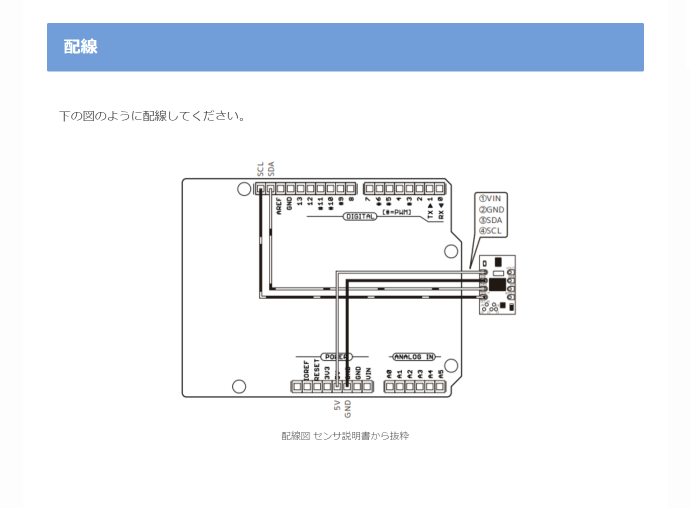
#> input picture cansat sensor/BNO055/スクリーンショット (276).png, 1379 x 1015 px (shown at 1/2 size)
$ python -i mdlreddetect.py   (imports and definitions only)
#> lines starting #> are read from the running program, lines starting #| are printed output that depends on the picture; after the words box and inside, x2 and y2 are one past the last pixel; in counts of white or black regions, pixels touching at a corner belong together
#> further down, picture is the input picture: shape (1015, 1379, 3); mean B, G, R 246.1, 241.3, 237.7
from matplotlib import image
import numpy as np
import cv2
from time import sleep
from PIL import Image
# [49 lines of commented-out code are left out]
def hsvExtraction(image, hsvLower, hsvUpper):
    hsv = cv2.cvtColor(image, cv2.COLOR_BGR2HSV)  # 画像をHSVに変換
#> hsv: shape (1015, 1379, 3); mean H, S, V 9.3, 10.8, 246.3
    hsv_mask = cv2.inRange(hsv, hsvLower, hsvUpper)  # HSVからマスクを作成
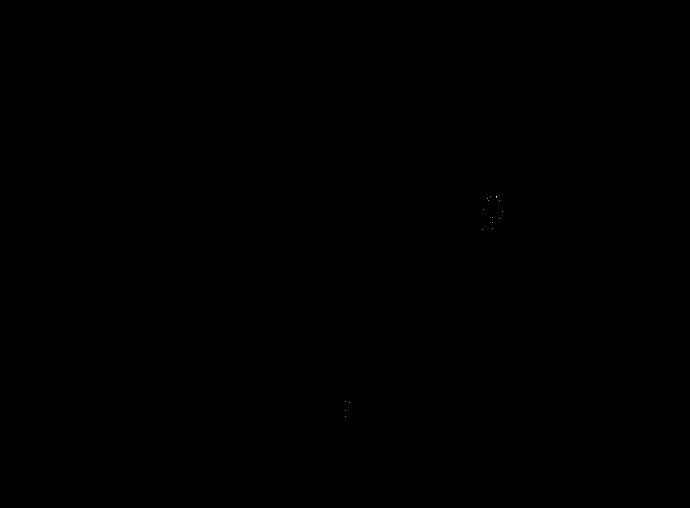
#> hsv_mask: shape (1015, 1379) (shown at 1/2 size); 0% white in thin lines or dots, all inside (x1, y1, x2, y2) = (690, 392, 1006, 833)
    result = cv2.bitwise_and(image, image, mask=hsv_mask)  # 元画像とマスクを合成
    return result


# 抽出画像データを取得する関数
def red_masks_get(image):
    # image = cv2.imread(sampleimage) # ファイル読み込み

    # HSVでの色抽出
    hsvLower_0 = np.array([0, 100, 120])    # 抽出する色の下限0(赤の抽出のため二つにわけて合成が必要)
    hsvLower_1 = np.array([170, 100, 120])  # 抽出する色の下限1(赤の抽出のため二つにわけて合成が必要)
    hsvUpper_0 = np.array([10, 255, 255])    # 抽出する色の上限0(赤の抽出のため二つにわけて合成が必要)
    hsvUpper_1 = np.array([179, 255, 255])   # 抽出する色の上限1(赤の抽出のため二つにわけて合成が必要)

    hsvResult_0 = hsvExtraction(image, hsvLower_0, hsvUpper_0)  # 画像0を作成
    hsvResult_1 = hsvExtraction(image, hsvLower_1, hsvUpper_1)  # 画像1を作成
#> in hsvExtraction (call 2), `hsv_mask = cv2.inRange(hsv, hsvLower, hsvUpper)`: hsv_mask: shape (1015, 1379); 0% white in thin lines or dots, all inside (x1, y1, x2, y2) = (537, 328, 538, 329)

    hsvResult = hsvResult_0 | hsvResult_1  # 画像を統合

    return hsvResult


# グレースケール画像データを取得する関数
def gray_get(image):
    img = red_masks_get(image)
    img_gray = cv2.cvtColor(img, cv2.COLOR_BGR2GRAY)  # グレースケールで画像を読み込み
    return img_gray


# 二値画像データを取得する関数
def binary_get(image):
    ret, img_binary = cv2.threshold(
        gray_get(image), 10, 255, cv2.THRESH_BINARY)  # 2値画像に変換
#> img_binary: shape (1015, 1379); 0% white in thin lines or dots, all inside (x1, y1, x2, y2) = (537, 328, 1006, 833)
    return img_binary


# 占有率を求める関数
def occ_get(image):
    pixel_number = np.size(binary_get(image))  # 全ピクセル数
    pixel_sum = np.sum(binary_get(image))  # 輝度の合計数
    white_pixel_number = pixel_sum/255  # 白のピクセルの数

    return white_pixel_number / pixel_number  # 占有率を計算


# 重心座標を求める関数
def center_get(image):
    mu = cv2.moments(binary_get(image), False)  # 重心関数作成
#> mu = moments, m00 4845, centre m10/m00, m01/m00 = (900, 496.1)

    if mu["m00"] != 0:
        x, y = int(mu["m10"]/mu["m00"]), int(mu["m01"]/mu["m00"])  # 重心座標の作成
#> x = 900; y = 496
        return [x, y]  # 重心座標を返り値に設定

    else:
        return [-20000, -20000]  # ありえない数字を返す


# 画像のサイズの取得
def size_get(image):
    # img = cv2.imread(sampleimage)
    height, width, channel = image.shape
    return [width, height]


# 回転角を取得(center:重心座標, size:画像サイズ, f_mm:焦点距離[mm], diagonal_mm:撮像素子の対角線[mm])
def rot_get(center, size, f_mm, diagonal_mm):

    if center != [-20000, -20000]:
        width_mm = diagonal_mm * size[0] / \
            np.sqrt(size[0]*size[0] + size[1]*size[1])
        sita_rad = np.arctan(
            (width_mm * (size[0] / 2 - center[0]) / size[0]) / f_mm)  # 回転角θ[rad]を導出
        sita = 180*sita_rad/np.pi

        return sita

    else:
        return 404000


##############################################################################################################


# 解析したい画像を入力
# [1 line not run here, left out]


# 画像の種類によってmain関数を選択

# main(image, 4.8, 4.5)  # ESP32-CAM用
# main(image, 4, 7.14)  # iPhone11用

>>> import cv2
>>> picture = cv2.imread('../../../cansat sensor/BNO055/スクリーンショット (276).png')
>>> result = center_get(picture)
#> result = [900, 496]
